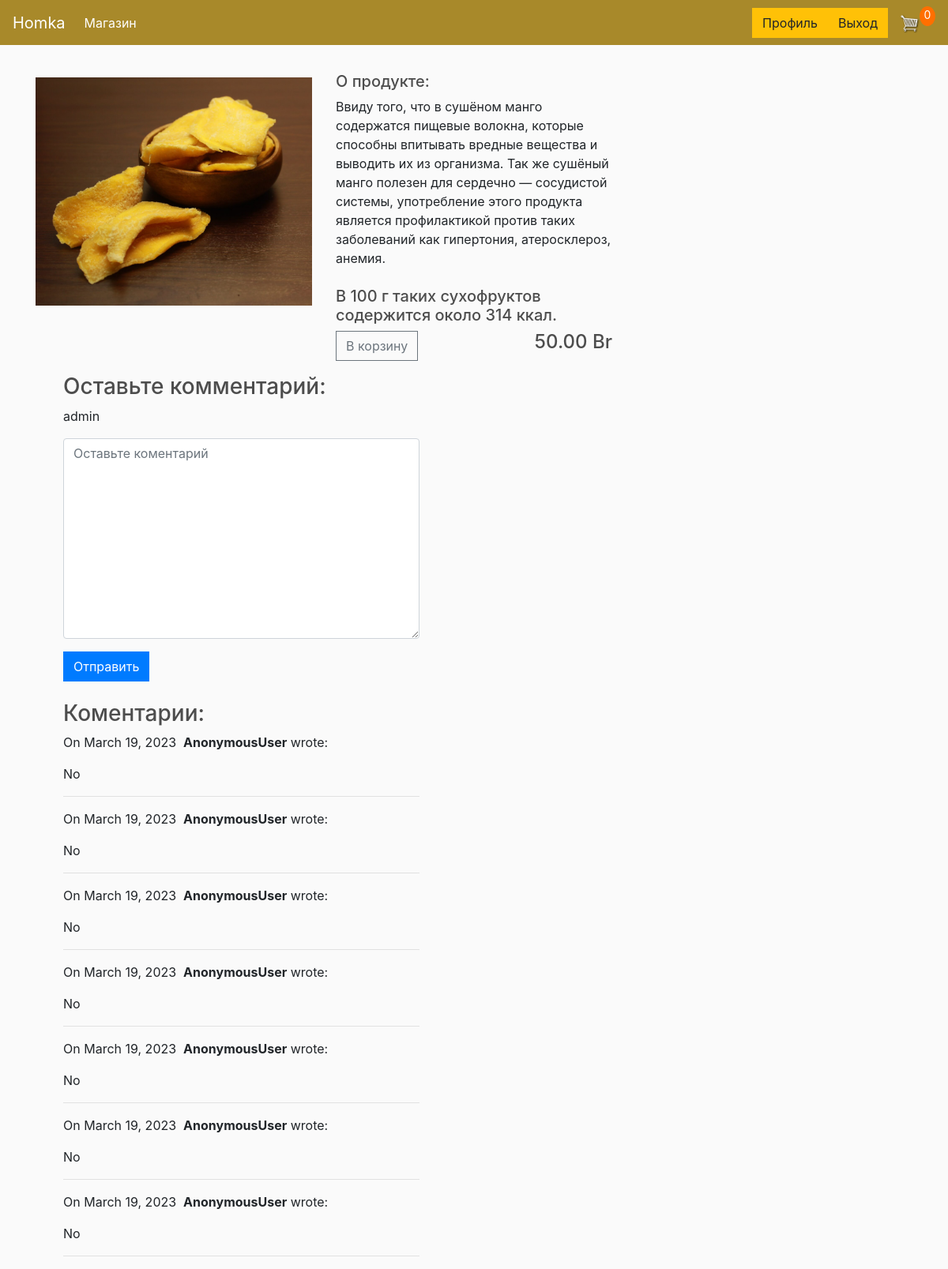
Screenshot of /9/ (signed in) with the database file from the repository.
### catalog/models.py (models this page shows, shortened)
class Product(models.Model):
    name = models.CharField(max_length=200, null=True)
    price = models.FloatField()
    min_pack = models.FloatField()
    description = models.TextField()
    nutritional_value = models.TextField()
    image = models.ImageField(null=True, blank=True)
    @property
    def imageURL(self):
        try:
            url = self.image.url
        except:
            url = ''
        return url

class Comment(models.Model):
    author = models.CharField(max_length=255, blank=True, null=True)
    body = models.TextField()
    created_on = models.DateTimeField(auto_now_add=True)
    product = models.ForeignKey('Product', on_delete=models.CASCADE)

### catalog/views.py (the view, shortened to what this page needs)
# urls.py: path('<int:pk>/', views.product_detail, name= 'product_detail'),
def product_detail(request, pk):
    data = cartData(request)
    cartItems = data['cartItems']
    order = data['order']
    items = data['items']
    product = Product.objects.get(pk=pk)
    comments = Comment.objects.filter(product = product)
    form = CommentForm()
    context = {
        'product':product, 'cartItems': cartItems, 'items':items, 'form':form, 'comments':comments
    }
    return render(request, 'store/detail.html', context)

### catalog/forms.py
class CommentForm(forms.Form):
    body = forms.CharField(widget=forms.Textarea(attrs={'class': 'form-control',
                                                        'placeholder': 'Оставьте коментарий'}))

### catalog/models.py (called while the page is built)
    @property
    def get_cart_items(self):
        orderitems = self.orderitem_set.all()
        total = sum([item.quantity for item in orderitems])
        return total

### catalog/utils.py (called while the page is built)
def cartData(request):
    if request.user.is_authenticated:
        customer = request.user.customer
        order, created = Order.objects.get_or_create(customer=customer, complete=False)
        items = order.orderitem_set.all()
        cartItems = order.get_cart_items
    else:
        cookieData = cookieCart(request)
        cartItems = cookieData['cartItems']
        order = cookieData['order']
        items = cookieData['items']
    return {'cartItems': cartItems, 'order':order, 'items': items}

### catalog/templates/store/detail.html (shortened to what this page needs)
{% extends 'store/main.html' %}
{% load static %}
{% block content %}
    <div class="row">
        <div class="col-lg-4">
            <p><img class="leftimg" src="{{ product.imageURL }}" width="100%" height="100%"></p>
        </div>
        <div class="col-lg-4" >
            <h5>О продукте:</h5> <span>{{ product.description }}</span>
            <br><br>
            <h5>{{ product.nutritional_value }}</h5>
            <button data-product={{product.id}} data-action="add" class="btn btn-outline-secondary add-btn update-cart">В корзину</button>
                <h4 style="display:inline-block;float: right">
                {{product.price | floatformat:2}} Br </h4>
        </div>
        <div class="positioned">
            <h3>Оставьте комментарий:</h3>
            <form action="/{{ product.pk }}/" method="post">
                <div class="form-group">
                  {{request.user}}
                </div>
                <div class="form-group">
                  {{ form.body }}
                </div>
            <button type="submit" class="btn btn-primary">Отправить</button>
            </form>
            <br>
            <h3>Коментарии:</h3>
            {% for comment in comments %}
            <p>
              On {{ comment.created_on.date }}&nbsp;
              <b>{{ comment.author }}</b> wrote:
            </p>
            <p>{{ comment.body }}</p>
            <hr>
            {% endfor %}
          </div>
{% endblock content %}

### static/css/main.css (style rules this page uses)
body { background-color: hsl(0, 0%, 98%); }
h1,h2,h3,h4,h5,h6 { color:hsl(0, 0%, 30%); }
.col-lg-4, .col-lg-6, .col-lg-8, .col-lg-12 { margin-top: 10px; }
.btn { border-radius: 0; }
.leftimg { float:left; margin: 7px 7px 7px 0; }
.positioned { position:relative; background: hsl(0, 0%, 98%); left: 50px; }

### rows the page displays
Product: imageURL (picture), description "Ввиду того, что в сушёном манго содержатся пищевые волокна, которые способны впитывать вредные вещества и выводить их из организма. Так же сушёный манго полезен для сердечно — сосудистой системы, употребление этого продукта является профилактикой против таких заболеваний как гипертония, атеросклероз, анемия.", nutritional_value "В 100 г таких сухофруктов содержится около 314 ккал.", price "50.00"
Comment: created_on "March 19, 2023", author "AnonymousUser", body "No"
Comment: created_on "March 19, 2023", author "AnonymousUser", body "No"
Comment: created_on "March 19, 2023", author "AnonymousUser", body "No"
Comment: created_on "March 19, 2023", author "AnonymousUser", body "No"
Comment: created_on "March 19, 2023", author "AnonymousUser", body "No"
Comment: created_on "March 19, 2023", author "AnonymousUser", body "No"
Comment: created_on "March 19, 2023", author "AnonymousUser", body "No"

### other values shown
{{ cartItems }} "0"
{{ request.user }} "admin"
